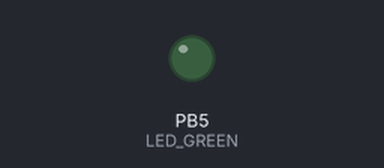
Recording of a program running on a simulated ATmega328P, built with avr-gcc and emulated at 16 MHz. On the bench: output pins drawn as LEDs (lit = HIGH).

Above: at 0.5 s.
At 38.5 s:
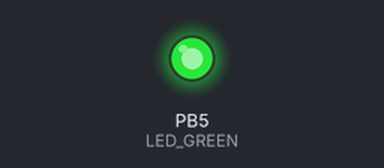
Timing chart, 0 to 48.1 s (numbered marks = the images above):
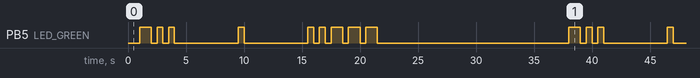

Measured:
- by itself, PB5 (LED_GREEN): repeats every 37.0 s: 2 × (LOW 0.50 s, HIGH 0.50 s), 2 × (LOW 5.5 s, HIGH 0.50 s), LOW 0.50 s, HIGH 0.50 s, 3 × (LOW 0.50 s, HIGH 1.0 s), LOW 16.5 s, HIGH 1.0 s
- by itself, everything shown: repeats every 37.0 s, in 18 steps

The program:

main.c
```c
// (licence header left out)
/* Defines -----------------------------------------------------------*/
#define LED_GREEN   PB5     // AVR pin where green LED is connected
#define SHORT_DELAY 500      // Delay in miliseconds
#define LONG_DELAY 1000
#define LETTER_DELAY 5000
#define WORD_DELAY 10000

#ifndef F_CPU
#define F_CPU 16000000      // CPU frequency in Hz required for delay func
#endif

/* Includes ----------------------------------------------------------*/
#include <util/delay.h>     // Functions for busy-wait delay loops
#include <avr/io.h>         // AVR device-specific IO definitions

/* Variables ---------------------------------------------------------*/

/* Function prototypes -----------------------------------------------*/

/* Functions ---------------------------------------------------------*/
/**
 * Toggle one LED and use the function from the delay library.
 */
int main(void)
{
    // Set pin as output in Data Direction Register
    // DDRB = DDRB or 0010 0000
    DDRB = DDRB | (1<<LED_GREEN);

    // Set pin LOW in Data Register (LED off)
    // PORTB = PORTB and 1101 1111
    PORTB = PORTB & ~(1<<LED_GREEN);

    // Infinite loop
    while (1)
    {
        // Pause several miliseconds
        _delay_ms(LONG_DELAY);

        // Invert LED in Data Register
        // PORTB = PORTB xor 0010 0000
        PORTB = PORTB ^ (1<<LED_GREEN);
		_delay_ms(LONG_DELAY);			// -
		PORTB = PORTB ^ (1<<LED_GREEN);
		_delay_ms(SHORT_DELAY);

		PORTB = PORTB ^ (1<<LED_GREEN);
		_delay_ms(SHORT_DELAY);			// -.
		PORTB = PORTB ^ (1<<LED_GREEN);
		_delay_ms(SHORT_DELAY);

		PORTB = PORTB ^ (1<<LED_GREEN);
		_delay_ms(SHORT_DELAY);			// -.. ==> D
		PORTB = PORTB ^ (1<<LED_GREEN);
		_delay_ms(SHORT_DELAY);

		_delay_ms(LETTER_DELAY);		// space between letters

		PORTB = PORTB ^ (1<<LED_GREEN);
		_delay_ms(SHORT_DELAY);			// . ==> E
		PORTB = PORTB ^ (1<<LED_GREEN);
		_delay_ms(SHORT_DELAY);

		_delay_ms(LETTER_DELAY);		// Space between letters

		PORTB = PORTB ^ (1<<LED_GREEN);
		_delay_ms(SHORT_DELAY);			// .
		PORTB = PORTB ^ (1<<LED_GREEN);
		_delay_ms(SHORT_DELAY);

		PORTB = PORTB ^ (1<<LED_GREEN);
		_delay_ms(SHORT_DELAY);		// ..
		PORTB = PORTB ^ (1<<LED_GREEN);
		_delay_ms(SHORT_DELAY);

		PORTB = PORTB ^ (1<<LED_GREEN);
		_delay_ms(LONG_DELAY);		// ..-
		PORTB = PORTB ^ (1<<LED_GREEN);
		_delay_ms(SHORT_DELAY);

		PORTB = PORTB ^ (1<<LED_GREEN);
		_delay_ms(LONG_DELAY);		// ..--
		PORTB = PORTB ^ (1<<LED_GREEN);
		_delay_ms(SHORT_DELAY);

		PORTB = PORTB ^ (1<<LED_GREEN);
		_delay_ms(LONG_DELAY);		//..--- ==> 2
		PORTB = PORTB ^ (1<<LED_GREEN);
		_delay_ms(SHORT_DELAY);

		_delay_ms(LETTER_DELAY);	// Space between letter
		_delay_ms(WORD_DELAY);		// Space between WORD


    }

    // Will never reach this
    return 0;
}

/* Interrupt routines ------------------------------------------------*/
```
